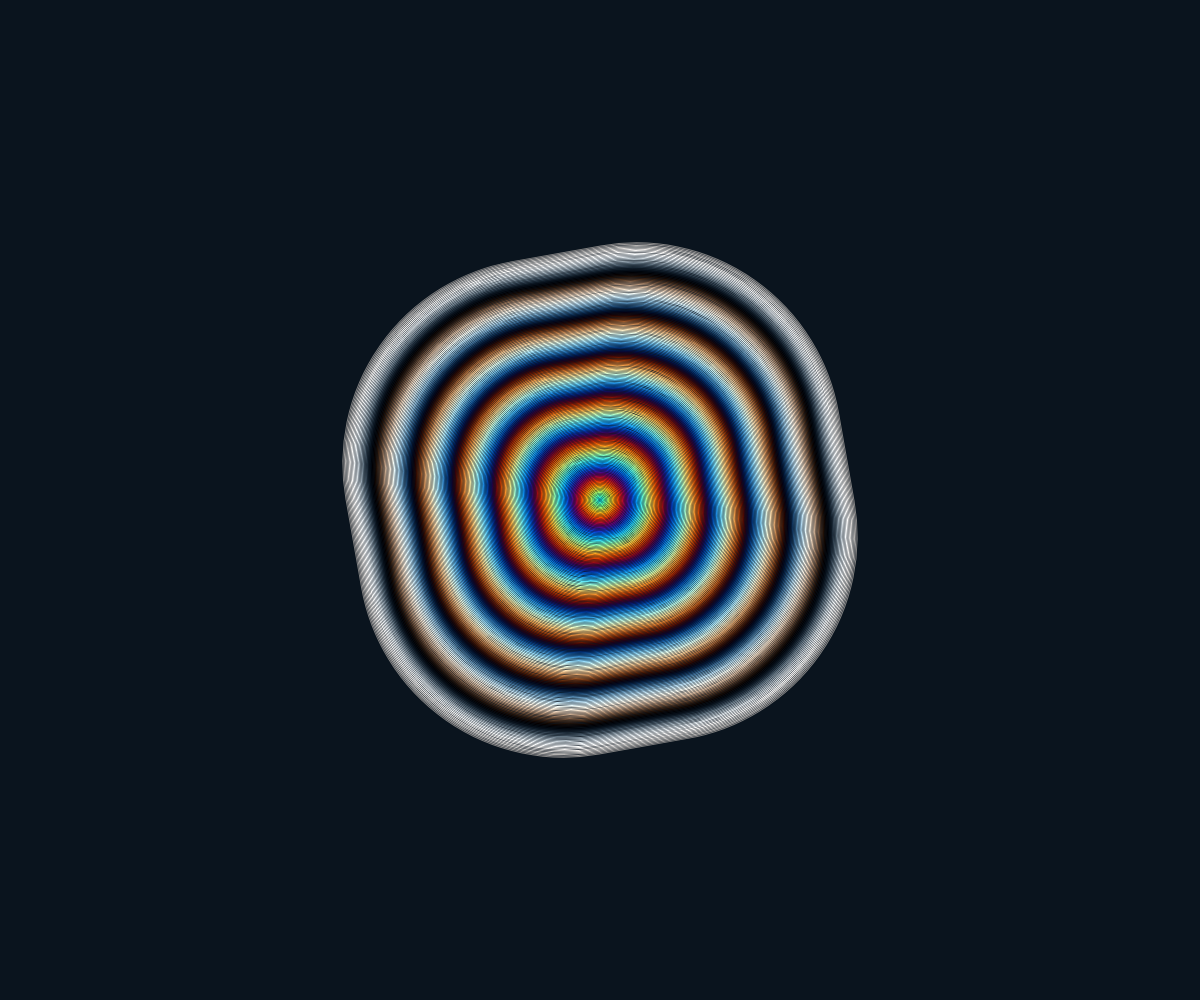
Frame 1 (no input)
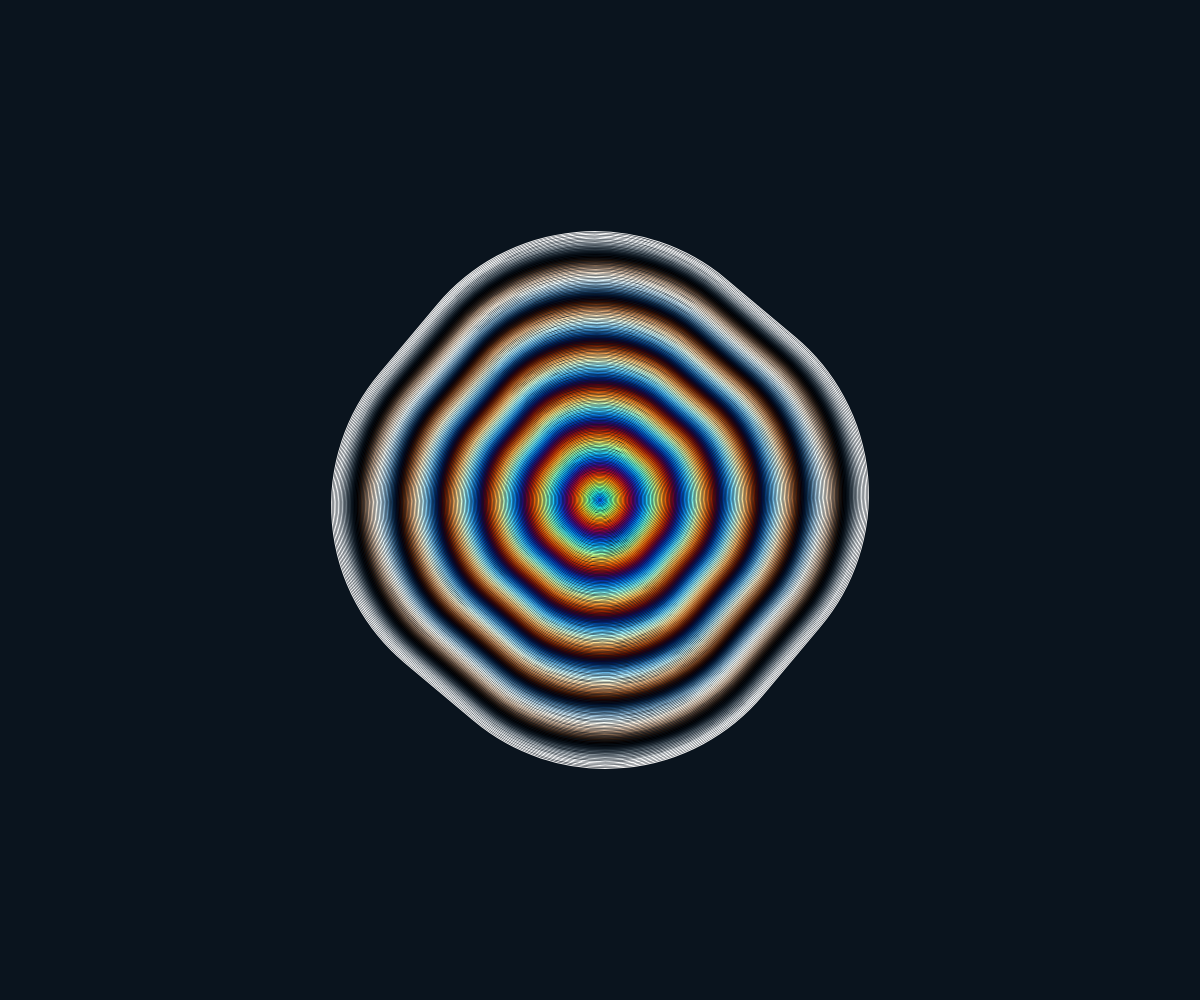
Frame 60 (no input)
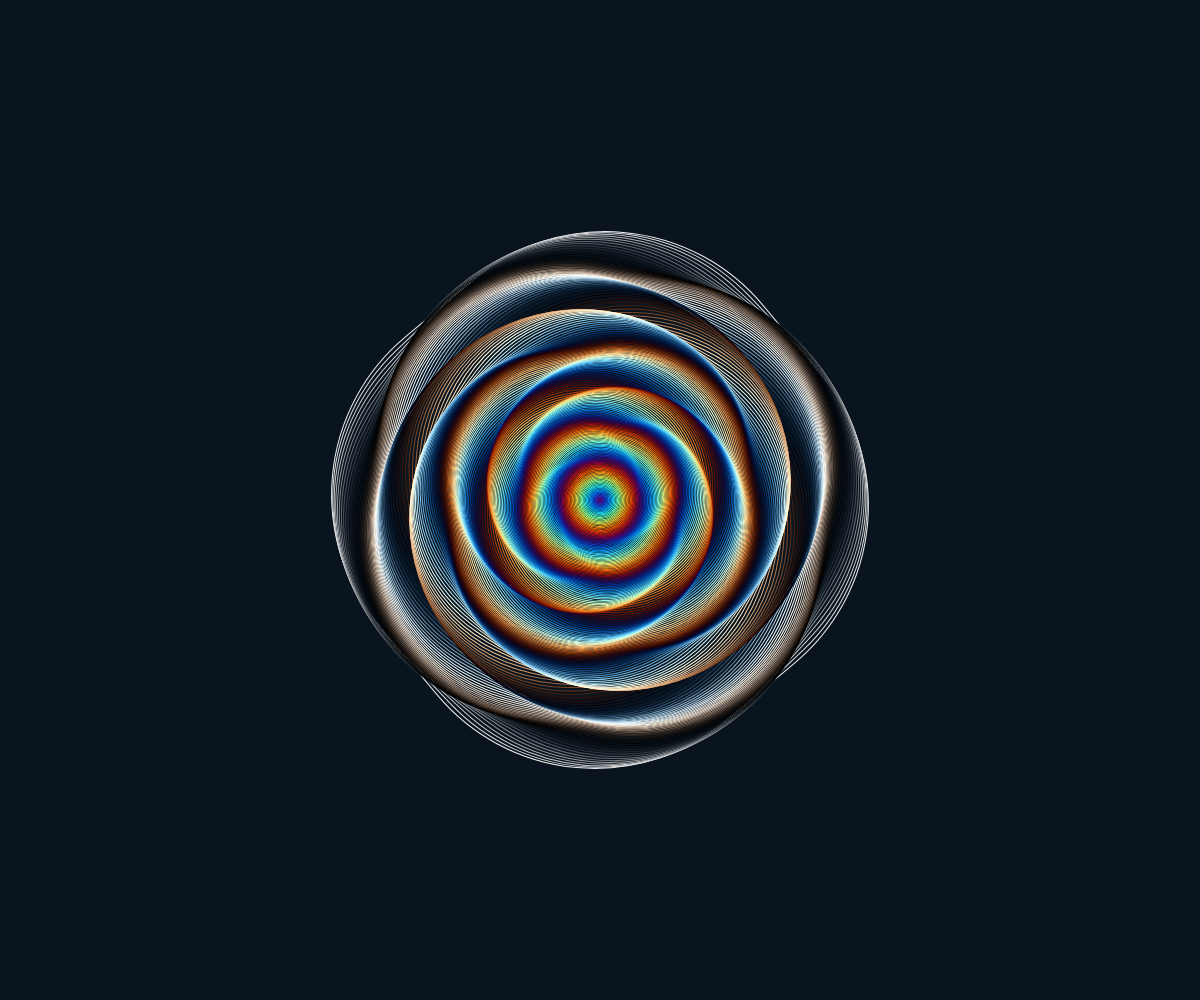
Frame 120 (the mouse pressed at the canvas centre since frame 60)

The p5.js sketch that drew these frames (run headless with seeded random() and noise() and a simulated clock; from frame 60 on, the mouse is pressed at the canvas centre):

// p5.js sketch
// ── sketch.js
function setup() {
  createCanvas(windowWidth, windowHeight);
  
  angleMode(DEGREES);
  rectMode(CENTER);
}

function draw() {
  background(10, 20, 30);
  
  noFill();
  let time = frameCount;
  let iter = map(mouseX, 0, width, 0, 6);
  
  translate(width/2, height/2);
  
  for(var i = 0; i < 200; i++){
    push();
    rotate(cos(frameCount + i * iter) * 80);
    stroke(127 + 127 * sin(i * 12 + time), 127 + 127 * sin(i * 11.5 + time), 127 + 127 * sin(i * 11.1 + time));
    rect(0, 0, 500 - i * 2.5, 500 - i * 2.5, 200 - i+5);
    pop();
  }
}
